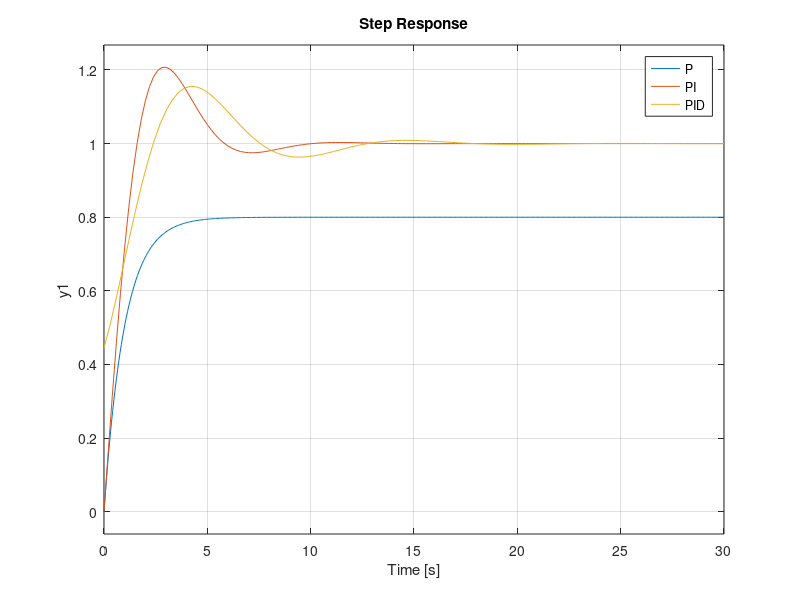

Source code (MATLAB):
plant = tf([2], [5 1]);
Kp = 2;
Ki = 2;
Kd = 2;
P_regulator = Kp;
open_loop = series(P_regulator, plant);
closed_loop = feedback(open_loop, 1);
s = tf([1 0], [1])
PI_regulator = Kp + Ki/s;
openLoopPI = series(PI_regulator, plant);
closedLoopPI = feedback(openLoopPI, 1);
PID_regulator = Kp + Ki/s + Kd*s;
openLoopPID = series(PID_regulator, plant);
closedLoopPID = feedback(openLoopPID, 1);
step(closed_loop, closedLoopPI, closedLoopPID)
legend("P", "PI", "PID")
grid on
